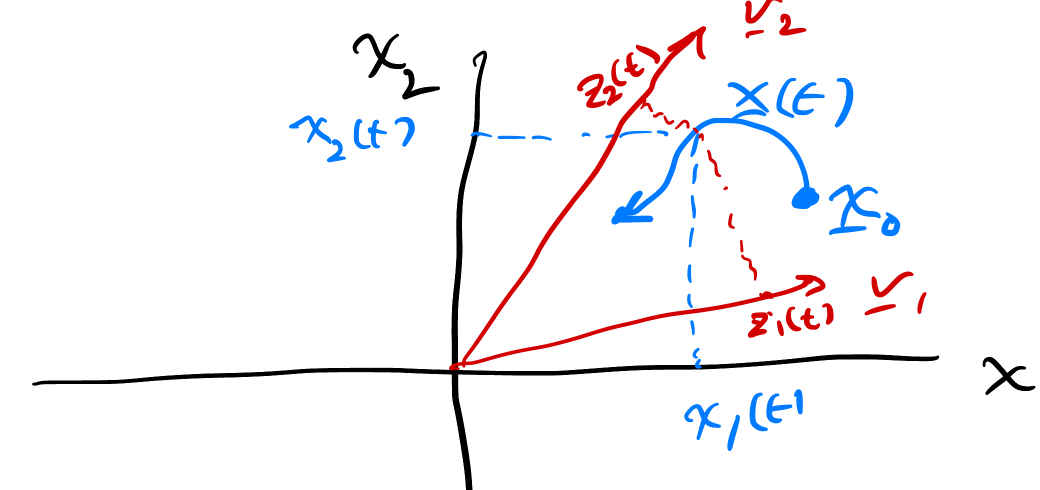
#> input picture 26f/ENAE641/exams/midterm/assets/slide-modal-coords.png, 2080 x 980 px (shown at 1/2 size); its folder holds 3 pictures in this run
$ python figures.py
#> lines starting #> are read from the running program, lines starting #| are printed output that depends on the picture
"""Figures for the ENAE 641 midterm formula sheet.

Writes the conceptual plots (SVG) and the lecture-slide crops (PNG) into ./assets:

    nix develop --command python figures.py
"""

import subprocess
from pathlib import Path

import matplotlib
import matplotlib.pyplot as plt
import numpy as np
from PIL import Image

matplotlib.use("svg")

ROOT = Path(__file__).resolve().parent
ASSETS = ROOT / "assets"
LECTURES = ROOT.parents[1] / "docs/lectures"

# categorical slots 1-3 (validated all-pairs), status colours (always paired with a text label), chart ink
BLUE, ORANGE, AQUA = "#2a78d6", "#eb6834", "#1baf7a"
GOOD, SERIOUS, CRITICAL = "#0ca30c", "#ec835a", "#d03b3b"
INK, SECONDARY, MUTED = "#0b0b0b", "#52514e", "#898781"
AXIS = "#c3c2b7"
plt.rcParams.update(
    {
        "axes.edgecolor": AXIS,
        "axes.formatter.use_mathtext": True,
        "axes.labelcolor": INK,
        "axes.linewidth": 0.5,
        "axes.spines.right": False,
        "axes.spines.top": False,
        "axes.titlesize": 6.5,
        "axes.titlepad": 2,
        "font.family": "serif",
        "font.serif": ["cmr10"],
        "font.size": 6.5,
        "lines.linewidth": 0.9,
        "lines.solid_capstyle": "round",
        "mathtext.fontset": "cm",
        "savefig.pad_inches": 0.01,
        "svg.fonttype": "path",
        "text.color": INK,
        "xtick.color": MUTED,
        "xtick.labelsize": 5.5,
        "xtick.major.size": 1.5,
        "xtick.major.width": 0.4,
        "ytick.color": MUTED,
        "ytick.labelsize": 5.5,
        "ytick.major.size": 1.5,
        "ytick.major.width": 0.4,
    }
)


def save(fig, name):
    fig.savefig(ASSETS / f"{name}.svg", bbox_inches="tight")
    plt.close(fig)


def bare(ax):
    """Strip ticks and spines (schematic axes)."""
    ax.set_xticks([])
    ax.set_yticks([])
    for spine in ax.spines.values():
        spine.set_visible(False)


def flow(A, x0, t):
    """x(t) = e^{At} x0 via the eigendecomposition (distinct eigenvalues)."""
    w, V = np.linalg.eig(A)
    c = np.linalg.solve(V, np.asarray(x0, dtype=complex))
    return (V @ (c[:, None] * np.exp(np.outer(w, t)))).real


def arrow(ax, start, delta, color, lw=0.7):
    ax.annotate(
        "",
        xy=start + delta,
        xytext=start,
        arrowprops={"arrowstyle": "-|>", "color": color, "lw": lw, "mutation_scale": 5, "shrinkA": 0, "shrinkB": 0},
    )


def splane_modes():
    """Pole location in the s-plane vs. the shape of its (real) mode e^{σt} cos ωt."""
    fig, ax = plt.subplots(figsize=(2.5, 1.5))
    ax.set_xlim(-3.3, 2.15)
    ax.set_ylim(-0.62, 3.25)
    bare(ax)
    ax.axvspan(-3.3, 0, color=GOOD, alpha=0.08, lw=0)
    ax.axhline(0, color=AXIS, lw=0.5, zorder=0)
    ax.axvline(0, color=AXIS, lw=0.5, zorder=0)
    ax.text(2.13, -0.06, r"$\sigma=\mathrm{Re}\,p$", ha="right", va="top", color=SECONDARY, fontsize=5.5)
    ax.text(0.06, 3.22, r"$\omega=\mathrm{Im}\,p$", ha="left", va="top", color=SECONDARY, fontsize=5.5)

    # each inset shows the mode's shape only (normalized to its largest value on 0 <= t <= 6)
    t = np.linspace(0, 6, 400)
    for sigma, color in [(-2.4, GOOD), (-1.0, GOOD), (0.0, SERIOUS), (1.15, CRITICAL)]:
        for omega, y0 in [(0.0, 0.14), (1.8, 1.95)]:
            ax.plot(sigma, omega, marker="x", ms=3.2, mew=0.9, color=color, zorder=3)
            ins = ax.inset_axes([sigma - 0.47, y0, 0.94, 0.78], transform=ax.transData)
            mode = np.exp(0.35 * sigma * t) * np.cos(omega * t)
            ins.plot(t, mode / np.abs(mode).max(), color=color, lw=0.8)
            ins.axhline(0, color=AXIS, lw=0.4)
            ins.set_xlim(0, 6)
            ins.set_ylim(-1.15, 1.15)
            bare(ins)
            ins.patch.set_alpha(0)
            for spine in ins.spines.values():
                spine.set_visible(True)
                spine.set_color(AXIS)
                spine.set_linewidth(0.3)

    for x, label in [(-1.7, "stable (LHP)"), (0.0, "marginal"), (1.15, "unstable")]:
        ax.text(x, -0.47, label, ha="center", va="center", color=SECONDARY, fontsize=5.5)
    save(fig, "splane-modes")
#> in save, `fig.savefig(ASSETS / f"{name}.svg", bbox_inches="tight")`:
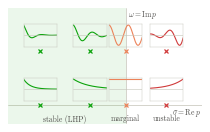
#> figure drawn by matplotlib, 1 panel


def trdet():
    """Trace-determinant plane: phase-portrait type of a 2x2 LTI system."""
    fig, ax = plt.subplots(figsize=(2.5, 1.8))
    ax.set_xlim(-4.3, 4.3)
    ax.set_ylim(-2.75, 5.55)
    bare(ax)
    tau = np.linspace(-4.3, 4.3, 400)
    ax.fill_between(tau, 0, 5.55, where=tau <= 0, color=GOOD, alpha=0.08, lw=0)
    ax.fill_between(tau, 0, 5.55, where=tau >= 0, color=CRITICAL, alpha=0.06, lw=0)
    ax.fill_between(tau, -2.75, 0, color=CRITICAL, alpha=0.06, lw=0)
    ax.axhline(0, color=AXIS, lw=0.5, zorder=0)
    ax.axvline(0, color=AXIS, lw=0.5, zorder=0)
    ax.plot([0, 0], [0, 5.55], color=SERIOUS, lw=1.2, zorder=1)
    ax.plot(tau, tau**2 / 4, color=SECONDARY, lw=0.6, ls=(0, (3, 2)), zorder=1)
    ax.text(4.25, -0.12, r"$\tau$", ha="right", va="top", color=SECONDARY, fontsize=6)
    ax.text(0.12, 2.3, r"$\Delta$", ha="left", va="center", color=SECONDARY, fontsize=6)
    ax.text(-4.2, 3.95, r"$\Delta=\tau^2/4$", ha="left", va="center", color=SECONDARY, fontsize=5.5)

    g = np.linspace(-1, 1, 25)
    X, Y = np.meshgrid(g, g)
    cases = [
        ("stable node", [[-2.0, 0.6], [0.3, -1.0]], (-3.3, 1.47), "below"),
        ("stable spiral", [[-0.5, 2.0], [-2.0, -0.5]], (-1.9, 4.3), "below"),
        ("center", [[0.0, 2.0], [-1.2, 0.0]], (0.0, 4.3), "below"),
        ("unstable spiral", [[0.5, 2.0], [-2.0, 0.5]], (1.9, 4.3), "below"),
        ("unstable node", [[2.0, 0.6], [0.3, 1.0]], (3.3, 1.47), "below"),
        ("saddle", [[1.0, 0.5], [0.8, -1.0]], (0.0, -1.6), "right"),
    ]
    for name, A, (cx, cy), where in cases:
        A = np.array(A)
        ins = ax.inset_axes([cx - 0.72, cy - 1.02, 1.44, 2.04], transform=ax.transData)
        ins.streamplot(
            X, Y, A[0, 0] * X + A[0, 1] * Y, A[1, 0] * X + A[1, 1] * Y,
            density=0.42, color=INK, linewidth=0.35, arrowsize=0.35,
        )
        w, V = np.linalg.eig(A)
        if np.isreal(w).all():
            for v in V.T:
                v = v.real / np.abs(v.real).max()
                ins.plot([-v[0], v[0]], [-v[1], v[1]], color=BLUE, lw=0.6)
        ins.set_xlim(-1, 1)
        ins.set_ylim(-1, 1)
        bare(ins)
        ins.set_facecolor("white")
        for spine in ins.spines.values():
            spine.set_visible(True)
            spine.set_color(AXIS)
            spine.set_linewidth(0.3)
        if where == "below":
            ax.text(cx, cy - 1.1, name, ha="center", va="top", fontsize=5.5)
        else:
            ax.text(cx + 0.82, cy, name, ha="left", va="center", fontsize=5.5)
    save(fig, "trdet")
#> call 2 of save, with name = 'trdet'
#> in save (call 2), `fig.savefig(ASSETS / f"{name}.svg", bbox_inches="tight")`:
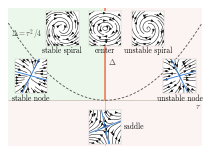
#> figure drawn by matplotlib, 1 panel


def pendulum_cases():
    """Pendulum (g/l = 5, b'/(ml^2) = 2) released 0.3 rad short of two equilibria."""
    fig, axs = plt.subplots(1, 2, figsize=(2.5, 1.0))
    t = np.linspace(0, 7.5, 600)
    y0 = -0.3

    # θ* = π/4: poles -1 ± j ω_d, free response from y(0) = y0, y'(0) = 0
    wd = np.sqrt(5 * np.cos(np.pi / 4) - 1)
    y = y0 * np.exp(-t) * (np.cos(wd * t) + np.sin(wd * t) / wd)
    env = abs(y0) * np.sqrt(1 + 1 / wd**2) * np.exp(-t)
    ax = axs[0]
    ax.axhline(45, color=MUTED, lw=0.5, ls=(0, (3, 2)))
    ax.plot(t, 45 + np.degrees(env), color=SECONDARY, lw=0.5, ls=(0, (1, 1.5)))
    ax.plot(t, 45 - np.degrees(env), color=SECONDARY, lw=0.5, ls=(0, (1, 1.5)))
    ax.plot(t, 45 + np.degrees(y), color=BLUE)
    t1, t2 = np.pi / wd, 3 * np.pi / wd
    ax.annotate("", xy=(t2, 55), xytext=(t1, 55), arrowprops={"arrowstyle": "<->", "lw": 0.5, "color": SECONDARY, "mutation_scale": 4, "shrinkA": 0, "shrinkB": 0})
    ax.text((t1 + t2) / 2, 55.8, r"$2\pi/\omega_d$", ha="center", va="bottom", fontsize=5.5)
    ax.axvline(4, color=MUTED, lw=0.4)
    ax.text(4.15, 36.5, r"$t_s\approx 4/|\sigma|$", ha="left", va="bottom", fontsize=5.5)
    ax.text(7.4, 28.5, r"$p=-1\pm1.59j$", ha="right", va="bottom", fontsize=5.5)
    ax.set_title(r"$\theta^*=\pi/4$ (underdamped)")
    ax.set_ylim(27, 61)
    ax.set_yticks([45])
    ax.set_yticklabels([r"$45^\circ$"])

    # θ* = 80°: real poles p1, p2 (overdamped), same initial offset
    a0 = 5 * np.cos(np.radians(80))
    p1, p2 = -1 + np.sqrt(1 - a0), -1 - np.sqrt(1 - a0)
    y = y0 * (p2 * np.exp(p1 * t) - p1 * np.exp(p2 * t)) / (p2 - p1)
    ax = axs[1]
    ax.axhline(80, color=MUTED, lw=0.5, ls=(0, (3, 2)))
    ax.plot(t, 80 + np.degrees(y), color=BLUE)
    ax.axvline(4 / abs(p1), color=MUTED, lw=0.4)
    ax.text(4 / abs(p1) - 0.15, 67.5, r"$t_s\approx 4/0.64$", ha="right", va="bottom", fontsize=5.5)
    ax.text(7.4, 62, r"$p=-0.64,\,-1.36$", ha="right", va="bottom", fontsize=5.5)
    ax.set_title(r"$\theta^*=80^\circ$ (overdamped)")
    ax.set_ylim(61, 86)
    ax.set_yticks([80])
    ax.set_yticklabels([r"$80^\circ$"])

    for ax in axs:
        ax.set_xlim(0, 7.5)
        ax.set_xticks([0, 2, 4, 6])
        ax.set_xlabel(r"$t$", labelpad=0.5)
    fig.subplots_adjust(wspace=0.32)
    save(fig, "pendulum-cases")
#> call 3 of save, with name = 'pendulum-cases'
#> in save (call 3), `fig.savefig(ASSETS / f"{name}.svg", bbox_inches="tight")`:
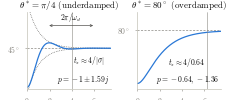
#> figure drawn by matplotlib, 2 panels; panel 1: curve peaks at x = 0, y = 65.3; panel 1: curve peaks at x = 7.5, y = 44.99; panel 2: curve peaks at x = 7.5, y = 79.73


def lyap_levelsets():
    """A = [0 1; -2 -0.5] is stable, but circles (P = I) are crossed outward; ALE ellipses never are."""
    k, b = 2.0, 0.5
    A = np.array([[0.0, 1.0], [-k, -b]])
    P_ale = np.array([[(1 + k) / (2 * b) + b / (2 * k), 1 / (2 * k)], [1 / (2 * k), (1 + k) / (2 * b * k)]])
    assert np.allclose(A.T @ P_ale + P_ale @ A, -np.eye(2))

    t = np.linspace(0, 14, 2000)
    x = flow(A, [1.0, 0.0], t)
    pt = flow(A, [1.0, 0.0], [0.3])[:, 0]
    lim = 1.5
    g = np.linspace(-lim, lim, 400)
    X, Y = np.meshgrid(g, g)

    fig, axs = plt.subplots(1, 2, figsize=(2.5, 1.35))
    for ax, P, title in [
        (axs[0], np.eye(2), r"$P=I$: $\dot V>0$ at the dot"),
        (axs[1], P_ale, r"$A^{\mathsf{T}}P+PA=-I$: $\dot V<0$"),
    ]:
        V = P[0, 0] * X**2 + 2 * P[0, 1] * X * Y + P[1, 1] * Y**2
        c = pt @ P @ pt
        ax.contour(X, Y, V, levels=c * np.array([0.25, 0.55, 1.6, 2.4]), colors=AXIS, linewidths=0.4)
        ax.contour(X, Y, V, levels=[c], colors=MUTED, linewidths=0.6)
        ax.plot(x[0], x[1], color=BLUE, lw=0.8)
        normal, velocity = 2 * P @ pt, A @ pt
        n_hat, v_hat = normal / np.linalg.norm(normal), velocity / np.linalg.norm(velocity)
        arrow(ax, pt, 0.4 * n_hat, ORANGE)
        arrow(ax, pt, 0.4 * v_hat, AQUA)
        ax.plot(*pt, marker="o", ms=2.2, color=INK, zorder=4)
        ax.text(*(pt + 0.45 * n_hat + [0, -0.06]), r"$\partial V/\partial \mathbf{x}$", fontsize=5.5, ha="center", va="top")
        ax.text(*(pt + 0.45 * v_hat + [-0.04, 0]), r"$\dot{\mathbf{x}}$", fontsize=5.5, ha="right", va="top")
        ax.set_title(title, fontsize=5.8)
        ax.set_aspect("equal")
        ax.set_xlim(-lim, lim)
        ax.set_ylim(-lim, lim)
        bare(ax)
        ax.axhline(0, color=AXIS, lw=0.4, zorder=0)
        ax.axvline(0, color=AXIS, lw=0.4, zorder=0)
    fig.subplots_adjust(wspace=0.08)
    save(fig, "lyap-levelsets")
#> call 4 of save, with name = 'lyap-levelsets'
#> in save (call 4), `fig.savefig(ASSETS / f"{name}.svg", bbox_inches="tight")`:
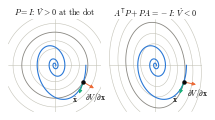
#> figure drawn by matplotlib, 2 panels


# lecture-slide crops: name -> (deck, page, x, y, width, height) in 300 dpi pixels
CROPS = {
    "slide-modal-coords": ("lec10", 3, 2700, 640, 2080, 980),
    "slide-uas-ues": ("lec14", 6, 80, 40, 4960, 2360),
    "slide-roa": ("lec17", 1, 2620, 80, 2400, 1832),
}


def slide_crop(name, deck, page, x, y, width, height):
#> called with name = 'slide-modal-coords', deck = 'lec10', page = 3, x = 2700, y = 640, width = 2080, height = 980
    out = ASSETS / name
    subprocess.run(
        ["pdftoppm", "-r", "300", "-f", str(page), "-l", str(page), "-x", str(x), "-y", str(y),
         "-W", str(width), "-H", str(height), "-png", "-singlefile", str(LECTURES / f"{deck}.pdf"), str(out)],
        check=True,
    )
#> (this line was passed over: subprocess is not available in this run)
    # wash out the notebook ruling (light, unsaturated grey) so only the ink and highlights remain
    img = np.asarray(Image.open(f"{out}.png").convert("RGB")).astype(int)
    lo, hi = img.min(axis=2), img.max(axis=2)
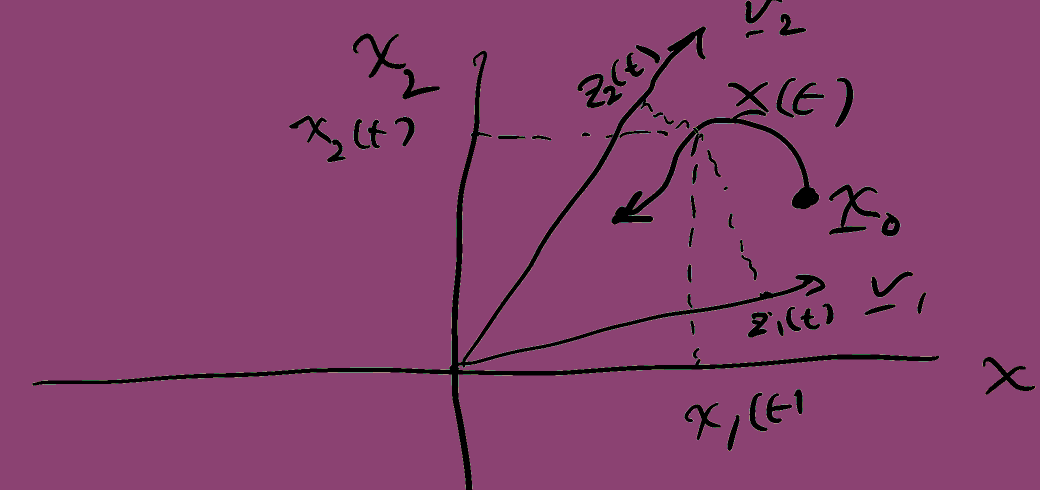
#> lo: shape (980, 2080) int64 (shown at 1/2 size); 106 distinct labels, from 0 to 255; one colour per label, 0 black
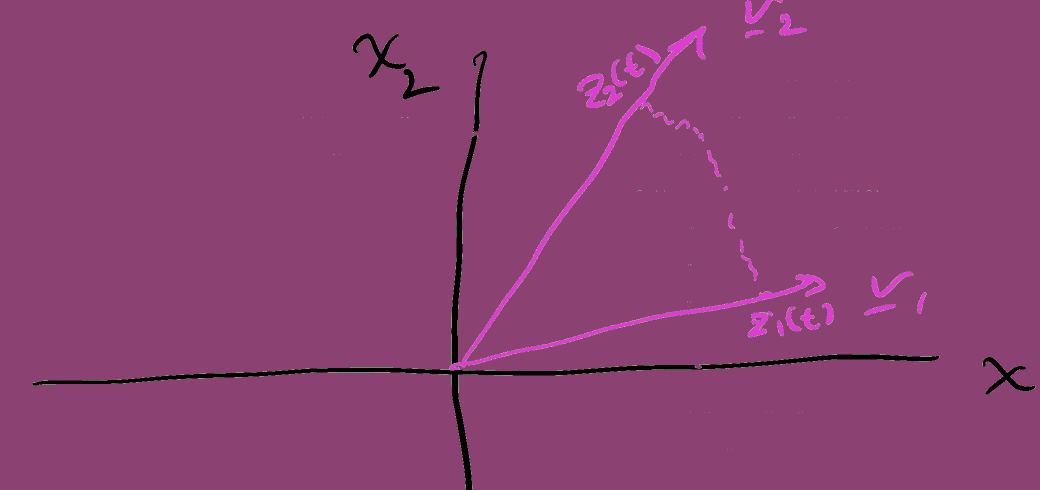
#> hi: shape (980, 2080) int64 (shown at 1/2 size); 99 distinct labels, from 0 to 255; one colour per label, 0 black
    img[(lo > 170) & (hi - lo < 12)] = 255
    Image.fromarray(img.astype(np.uint8)).save(f"{out}.png", optimize=True)


if __name__ == "__main__":
    ASSETS.mkdir(exist_ok=True)
    splane_modes()
    trdet()
    pendulum_cases()
    lyap_levelsets()
    for name, crop in CROPS.items():
        slide_crop(name, *crop)
#> pass 2 of the loop `for name, crop in CROPS.items():`:
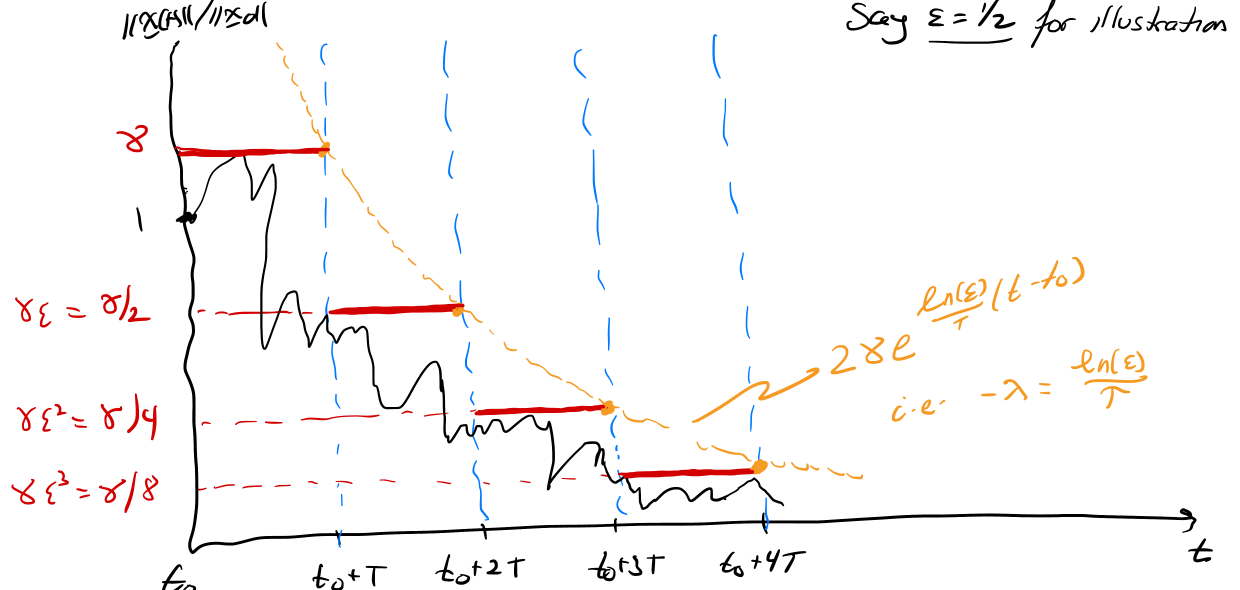
#> input picture 26f/ENAE641/exams/midterm/assets/slide-uas-ues.png, 4960 x 2360 px (shown at 1/4 size)
#> img: shape (2360, 4960, 3) int64
#> in slide_crop (call 2), `lo, hi = img.min(axis=2), img.max(axis=2)`:
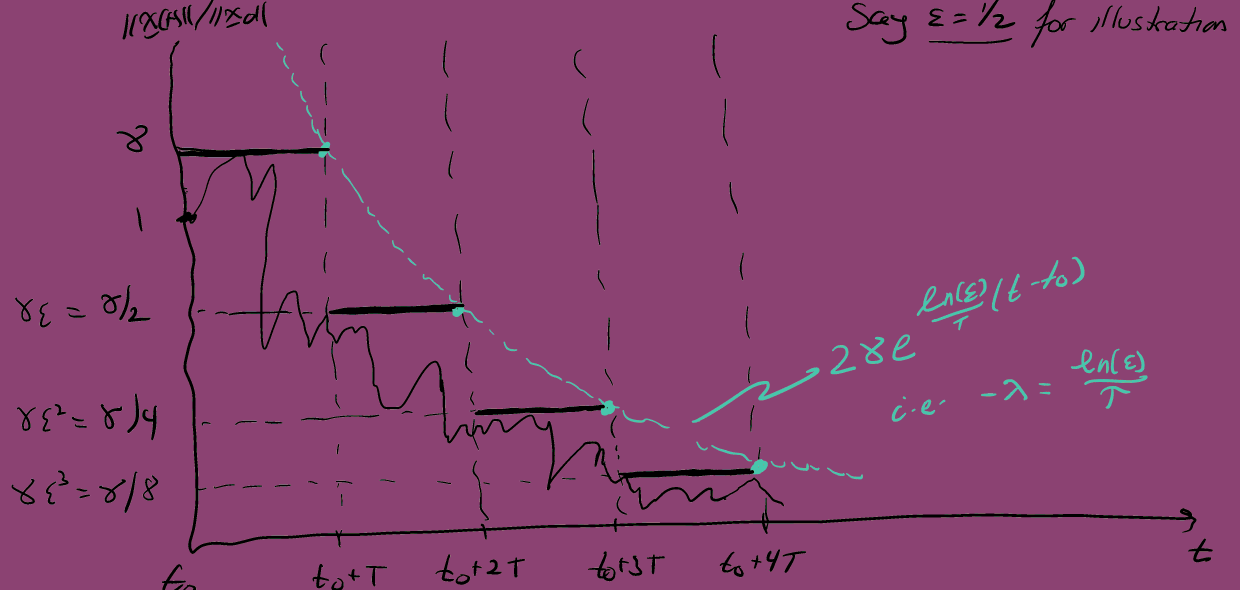
#> lo: shape (2360, 4960) int64 (shown at 1/4 size); 156 distinct labels, from 0 to 255; one colour per label, 0 black
#> in slide_crop (call 2), `lo, hi = img.min(axis=2), img.max(axis=2)`:
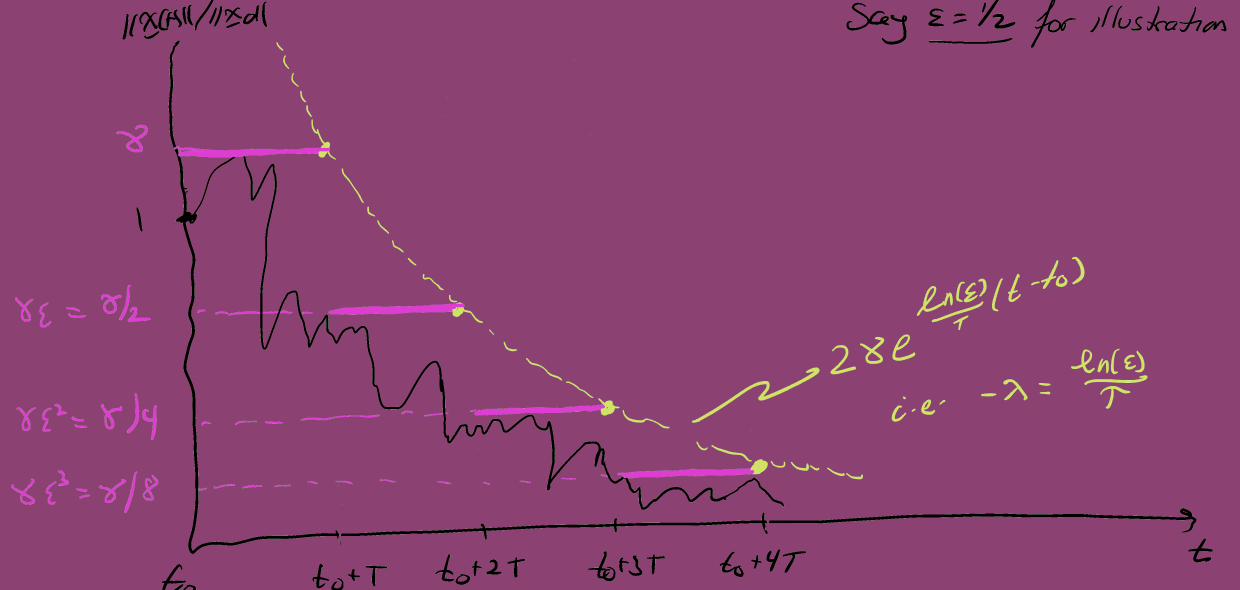
#> hi: shape (2360, 4960) int64 (shown at 1/4 size); 149 distinct labels, from 0 to 255; one colour per label, 0 black
    print(f"wrote {len(list(ASSETS.iterdir()))} files to {ASSETS}")
